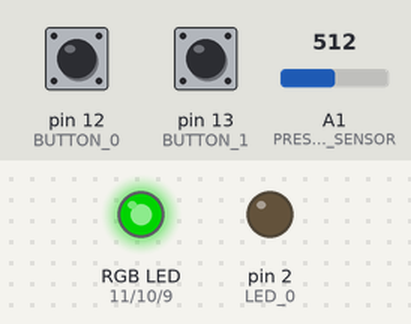
This sketch was run on a simulated Arduino Uno, built with avr-gcc and run on an emulated ATmega328P. Shown: an RGB LED mixed from three pins (HIGH = lit), output pins drawn as LEDs (lit = HIGH). The test bench sets the inputs (shaded band); at power-on: A1 (PRESSURE_SENSOR) = 512, pin 12 (BUTTON_0) HIGH, pin 13 (BUTTON_1) HIGH. Dim RGB values are drawn brighter than linear.

Above: at 1.2 s.
1.3 s: A1 (PRESSURE_SENSOR) set to 716
At 2.3 s:
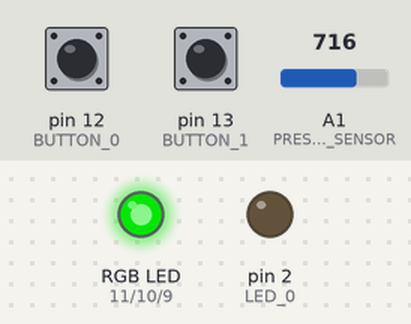
2.8 s: pin 12 (BUTTON_0) pulled LOW for 0.15 s
At 2.87 s:
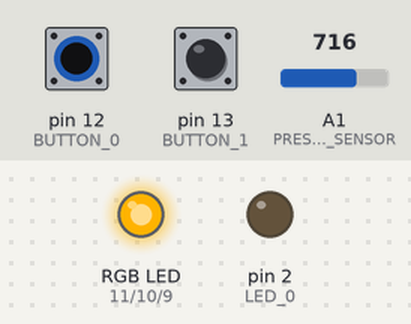
4.4 s: pin 13 (BUTTON_1) pulled LOW for 0.15 s
At 4.47 s:
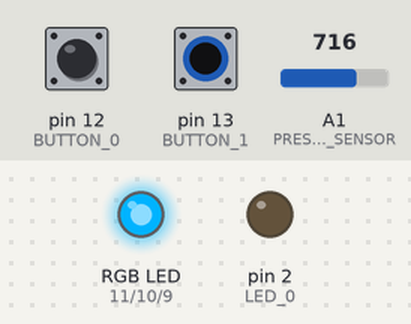
6.0 s: A1 (PRESSURE_SENSOR) set to 900
At 7.1 s:
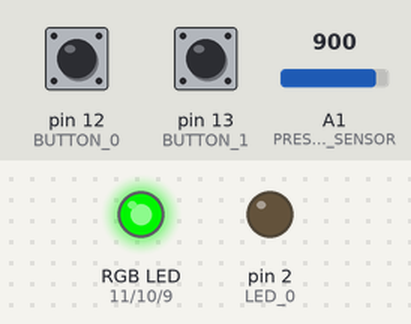
7.5 s: pin 12 (BUTTON_0) pulled LOW for 1 s
At 8.3 s:
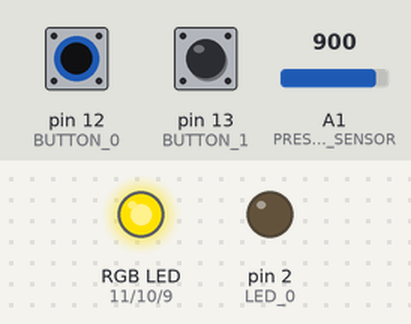
10.0 s: pin 13 (BUTTON_1) pulled LOW for 1 s
At 10.8 s:
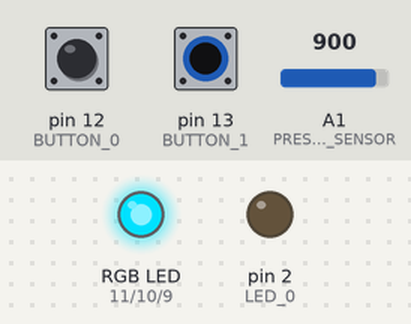
Timing chart, 0 to 13.0 s (numbered marks = the images above; inputs shaded):
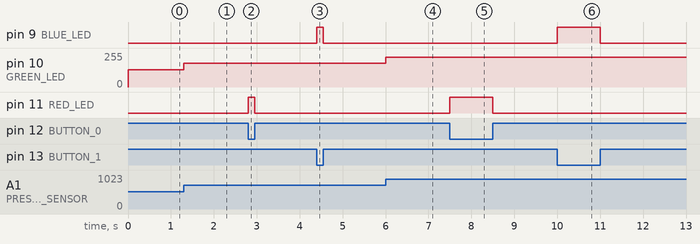

The sketch:

RGB_Buttons.ino
```cpp
const int LED_0 = 2;

const int RED_LED = 11;
const int GREEN_LED = 10;
const int BLUE_LED = 9;

const int BUTTON_0 = 12;
const int BUTTON_1 = 13;

int button_0_state = 0;
int button_1_state = 0;

const int PRESSURE_SENSOR = A1;

void setup() {
    Serial.begin(9600);

    pinMode(LED_0, OUTPUT);
    pinMode(BUTTON_0, INPUT_PULLUP);
    pinMode(BUTTON_1, INPUT_PULLUP);
}

void loop() {
    // Serial.println("==============================================");
    button_0_state = digitalRead(BUTTON_0);
    button_1_state = digitalRead(BUTTON_1);
    // Serial.println("Button 0 state is: " + String(button_0_state));
    // Serial.println("Button 1 state is: " + String(button_1_state));

    int detected_pressure = analogRead(PRESSURE_SENSOR); // FIXME: consider declaring these outside the loop.
    int normalized_pressure = detected_pressure / 4; // Floor division from integer division.
    // Serial.println("Detected Pressure: " + String(detected_pressure)); // FIXME: find a better solution to print integers with strings.
    // Serial.println("Normalized Pressure: " + String(normalized_pressure));

    // First two buttons control RED and BLUE.
    if (button_0_state == 0) {
        analogWrite(RED_LED, 255);
    }
    else {
        analogWrite(RED_LED, 0);
    }

    if (button_1_state == 0) {
        analogWrite(BLUE_LED, 255);
    }
    else {
        analogWrite(BLUE_LED, 0);
    }

    // Force sensing resistor controls brightness of GREEN.
    analogWrite(GREEN_LED, normalized_pressure);
}
```

Measured:
- after the input at 1.3 s, pin 10 (GREEN_LED): 128/255 → 179/255 at once
- after the input at 2.8 s, pin 11 (RED_LED): LOW → HIGH at once, → LOW 0.15 s later
- after the input at 4.4 s, pin 9 (BLUE_LED): LOW → HIGH at once, → LOW 0.15 s later
- after the input at 6.0 s, pin 10 (GREEN_LED): 179/255 → 225/255 at once
- after the input at 7.5 s, pin 11 (RED_LED): LOW → HIGH at once, → LOW 1.0 s later
- after the input at 10.0 s, pin 9 (BLUE_LED): LOW → HIGH at once, → LOW 1.0 s later
